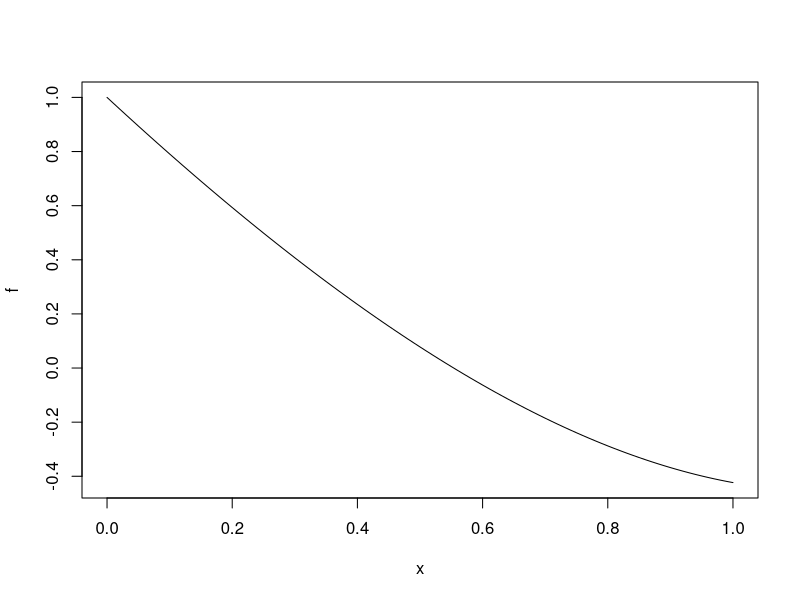
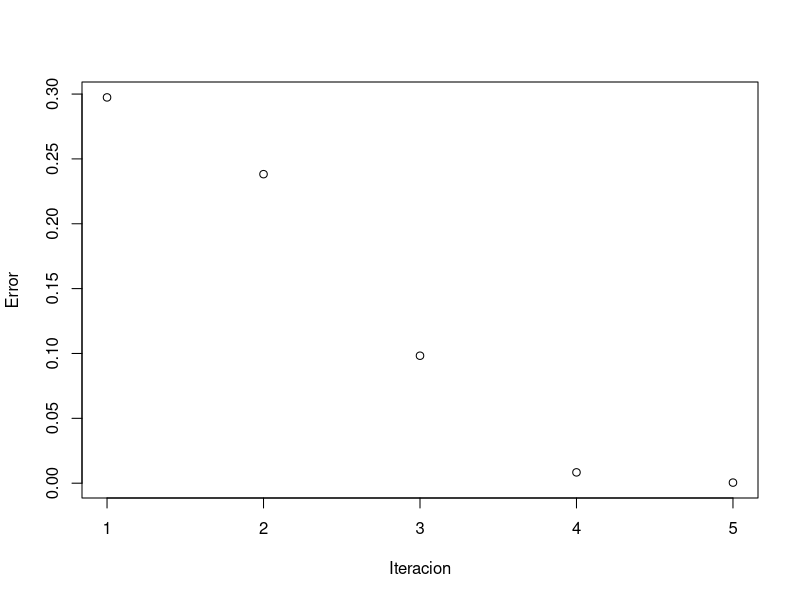
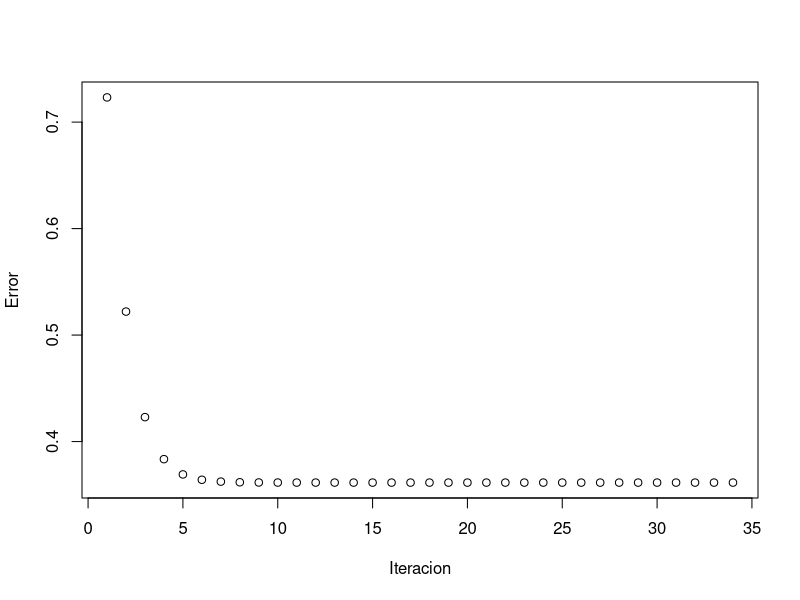

The R source for these figures, in order:
## ---- chunk 1
f <- function(x){
  
  return (exp(x)-pi*x)
  
}

plot(f)

vec <- 0
iteraciones<- 0

## ---- chunk 2

secante <- function(x0,x1){
  
  error <- 1e-5
  E <- x1-x0
  x2<-0
  iteraciones <-0 
  vec <-0 
  
  while(error < E){
    
    x2 <- x0 - f(x0)*(x1-x0)/(f(x1)-f(x0))
    
    E <- abs(x2 - x1)
    
    x0<-x1
    
    x1<-x2
    
    iteraciones <- iteraciones+1
    
    vec <- c(vec, E)
    
  }
  
  vec<<-vec
  iteraciones <<- iteraciones
  
  return(cat("Raiz: " , x2 , "\nError: ", E, "\nIteraciones:", iteraciones))
  
}

## ---- chunk 3
secante(0,1)

plot(vec[2:iteraciones], xlab="Iteracion", ylab="Error")
## ---- chunk 4

falsaPosicion <- function(a,b){
  
  E <- b-a
  error <- 1e-5
  vec <-0
  iteraciones <-0 
  c <- 0
  
  if(f(a)*f(b) > 0)
  {
    return(cat("No existe raiz entre ", a, " y ", b))
    
  }
  
  while(E > error){
    
    c<- (f(b)*a - f(a)*b)/(f(b) - f(a)) 
    
    if(f(a)*f(c) < 0)
      b = c
    else
      a = c
    
    E <-abs(b-a)  
      
    vec <- c(vec,E)
    iteraciones <- iteraciones + 1
  }
  
  vec<<-vec
  iteraciones <<- iteraciones
  return(cat("Raiz: " , c , "\nError: ", E, "\nIteraciones:", iteraciones))
  
}


## ---- chunk 5

falsaPosicion(1,2)
plot(vec[2:iteraciones], xlab="Iteracion", ylab="Error")

